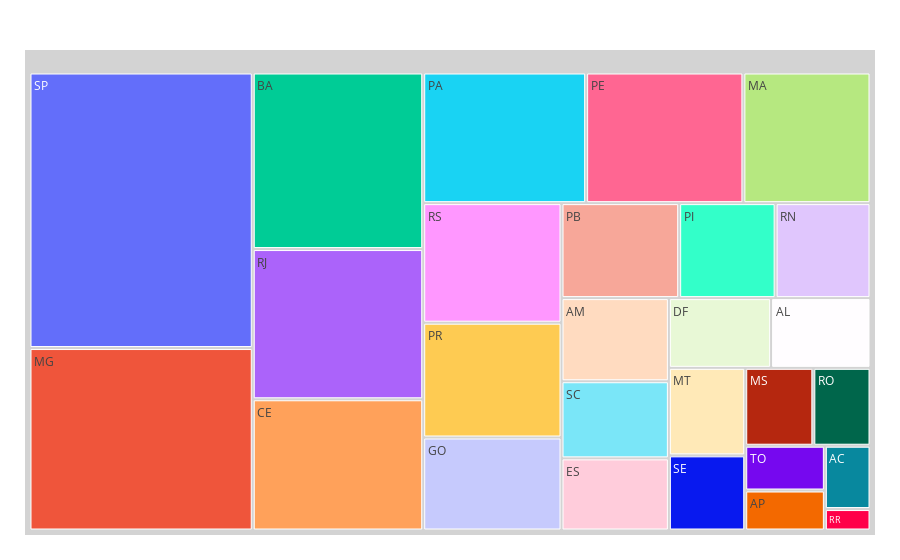

The notebook cell this image was saved under:
### Code cell
# Let's use a treemap with this data
# I prefer the treemap over pie charts because it is simpler to visualize the differences in proportions
# We can see that Plotly provides more pleasant and interactive visualizations
import plotly.express as px

fig = px.treemap(data_frame=df_ufs,
    path = ['uf'],
    values = 'candidates'
)
fig.update_traces(root_color="lightgrey")
fig.update_layout(margin = dict(t=50, l=25, r=25, b=25))
fig.show()

### Figure 1 — Plotly figure (JSON) as saved in the notebook; plotly's stock layout.template omitted (floating-point values rounded to 4 significant figures)
{"data": [{"branchvalues": "total", "domain": {"x": [0, 1], "y": [0, 1]}, "hovertemplate": "labels=%{label}<br>candidates=%{value}<br>parent=%{parent}<br>id=%{id}<extra></extra>", "ids": ["AC", "AL", "AM", "AP", "BA", "CE", "DF", "ES", "GO", "MA", "MG", "MS", "MT", "PA", "PB", "PE", "PI", "PR", "RJ", "RN", "RO", "RR", "RS", "SC", "SE", "SP", "TO"], "labels": ["AC", "AL", "AM", "AP", "BA", "CE", "DF", "ES", "GO", "MA", "MG", "MS", "MT", "PA", "PB", "PE", "PI", "PR", "RJ", "RN", "RO", "RR", "RS", "SC", "SE", "SP", "TO"], "name": "", "parents": ["", "", "", "", "", "", "", "", "", "", "", "", "", "", "", "", "", "", "", "", "", "", "", "", "", "", ""], "root": {"color": "lightgrey"}, "type": "treemap", "values": [38229, 91707, 118087, 42140, 398095, 295870, 94352, 102435, 170147, 219673, 538896, 70157, 88349, 281518, 147780, 271727, 121181, 210080, 338710, 119179, 58885, 12947, 218763, 109515, 75895, 813772, 47181]}], "layout": {"autosize": true, "legend": {"tracegroupgap": 0}, "margin": {"b": 25, "l": 25, "r": 25, "t": 50}}}
